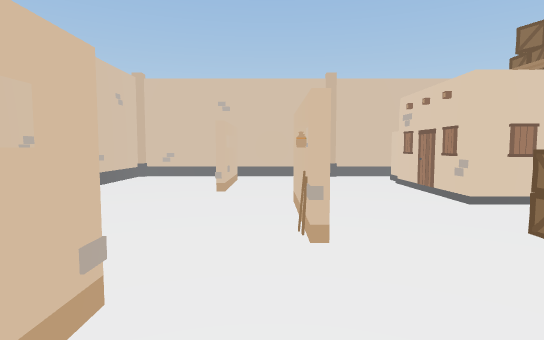
View 1 (above)

20 first-person views from a walk through a Unity game level. The camera is 1.5 m above the floor, tilts 4° down and sees 80° across. The floor is counted in squares, 2 m on a side. Each view is taken from the middle of a square. On the plan, view 1 faces up. The plan holds only what a view shows up to about 11 squares ahead; the rest is blank. The place goes on beyond the plan.

View 2
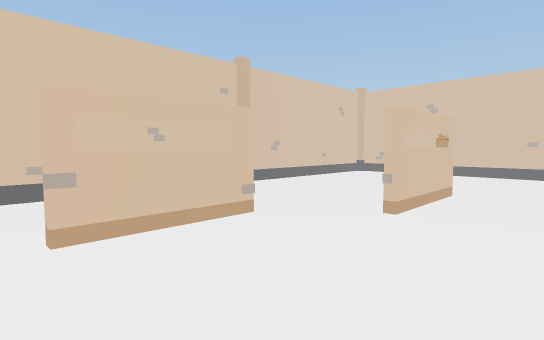

View 3
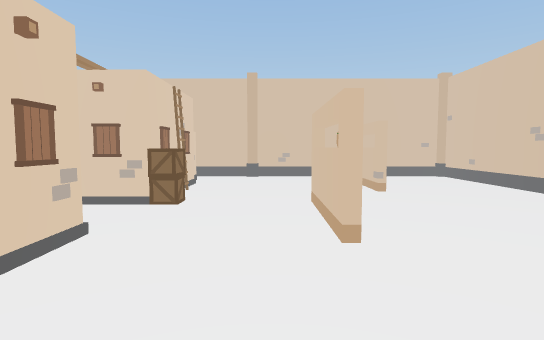

View 4
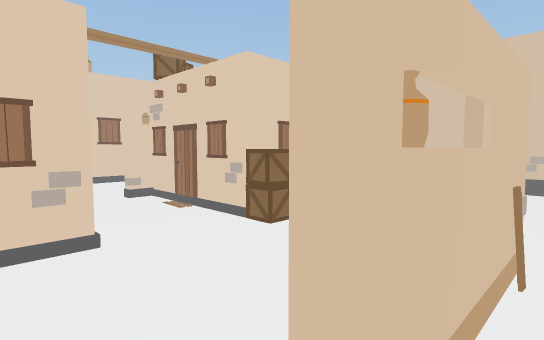

View 5
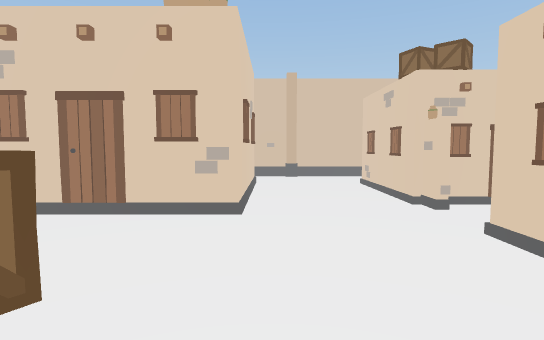

View 6
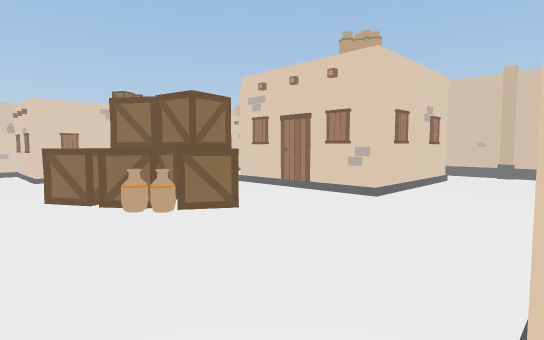

View 7
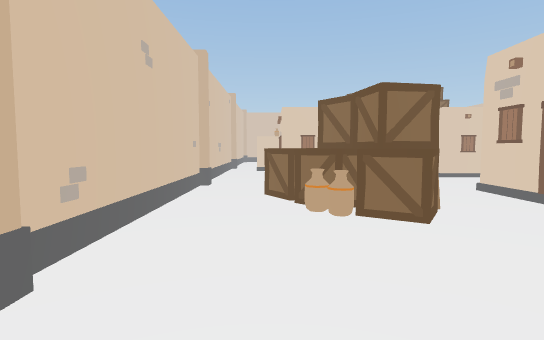

View 8
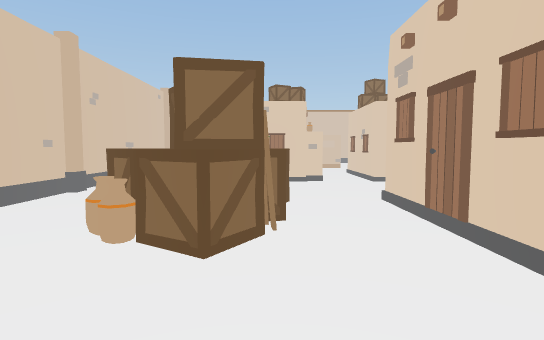

View 9
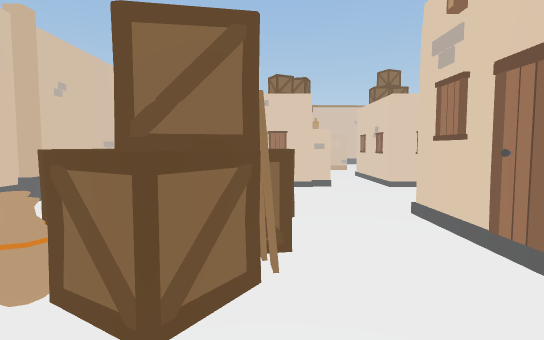

View 10
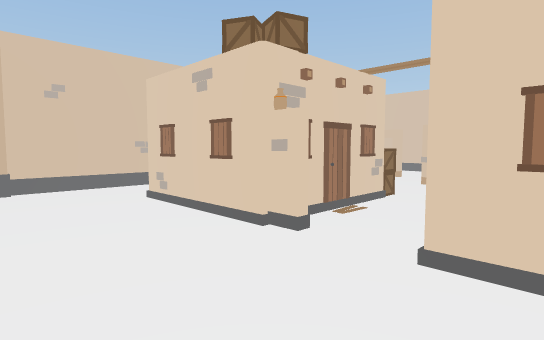

View 11
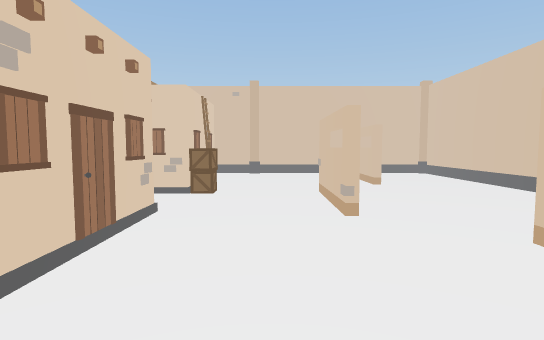

View 12
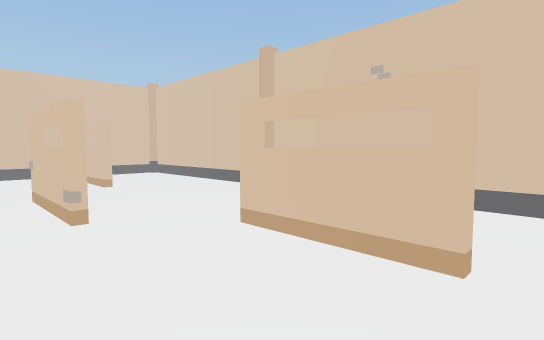

View 13
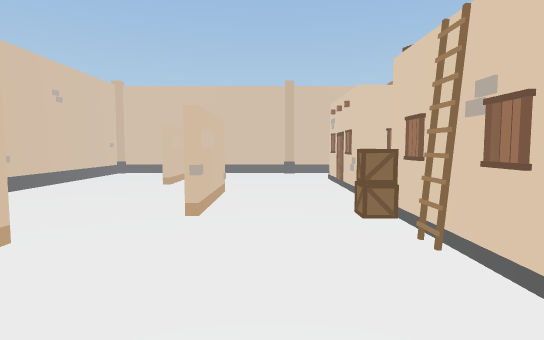

View 14
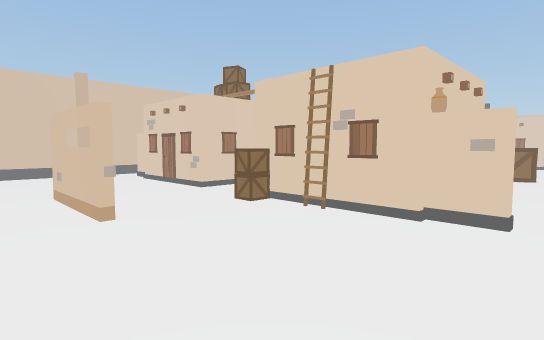

View 15
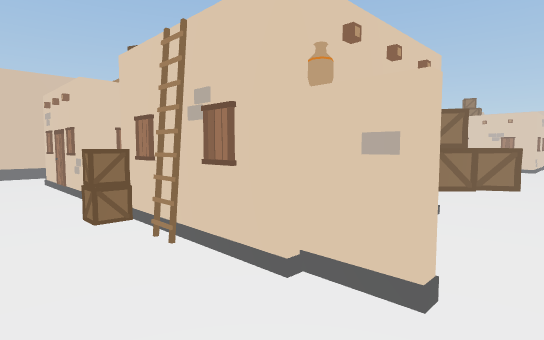

View 16
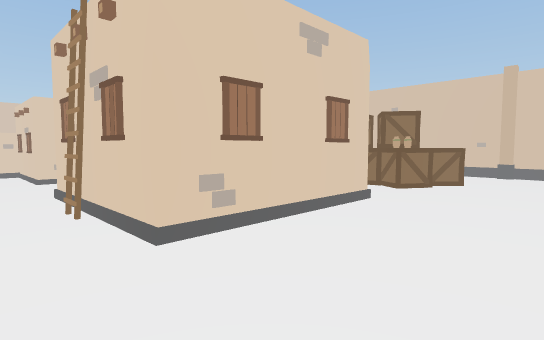

View 17
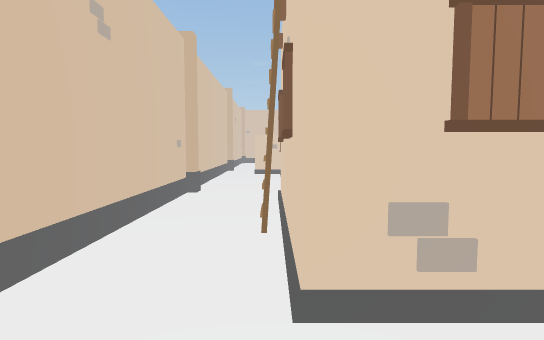

View 18
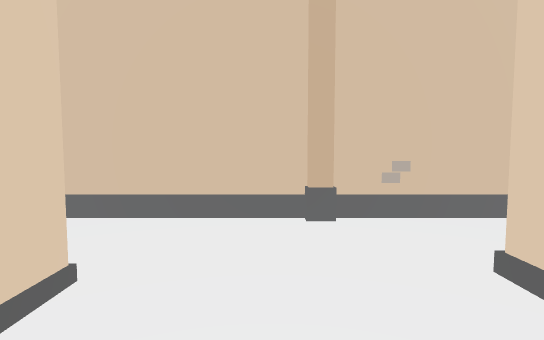

View 19
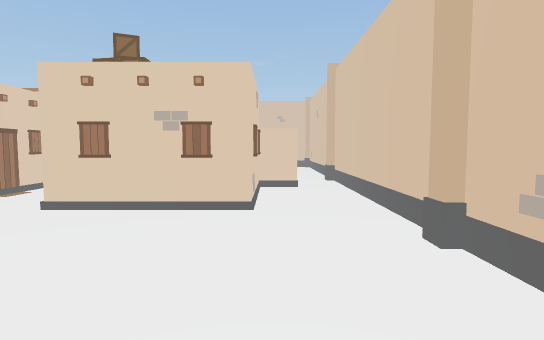

View 20
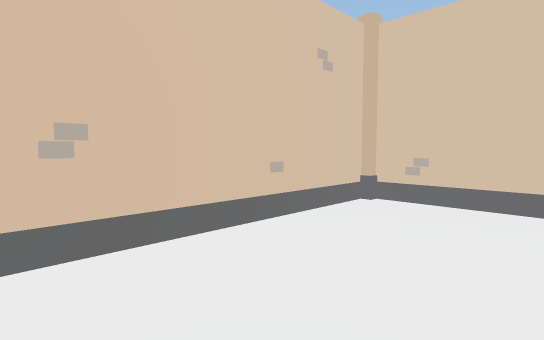

### Floor plan
Key: @ floor where view 1 was taken; # wall or solid block; . floor; = window, fence, low wall or low ledge; O other object.
Columns run from 4 left of view 1 to 22 right of it. Each row starts with its distance up from view 1.
  9  O########################
  8 #.........................#
  7 O..=...#......O....O...=..#
  6 O..=...###..OOOO.O #...=..#
  5 O......O #...OO..###O.O...#
  4 O...O............O.#O.=...#
  3 #...O.OO.O..###.......=...#
  2 #..O...###..   ..#  O.....#
  1 #..=...###..   O.#  ...=..#
  0 #..=@..O....###....#...=..#
 -1 #.........................O
 -2  O########################

Where each view was taken, in squares from view 1:
view 1: 0 up, 0 right, facing up
view 2: 1 down, 2 right, facing up-left
view 3: 7 up, 1 right, facing down
view 4: 5 up, 0 right, facing down-right
view 5: 7 up, 7 right, facing down
view 6: 8 up, 5 right, facing down-right
view 7: 7 up, 5 right, facing right
view 8: 5 up, 6 right, facing right
view 9: 5 up, 7 right, facing right
view 10: 2 up, 11 right, facing up-right
view 11: 1 down, 17 right, facing up
view 12: 1 down, 17 right, facing up-right
view 13: 8 up, 17 right, facing down
view 14: 8 up, 19 right, facing down-left
view 15: 8 up, 17 right, facing down-left
view 16: 1 down, 13 right, facing up-left
view 17: 0 up, 12 right, facing left
view 18: 2 up, 12 right, facing down
view 19: 7 up, 9 right, facing left
view 20: 4 up, 1 left, facing up-left
